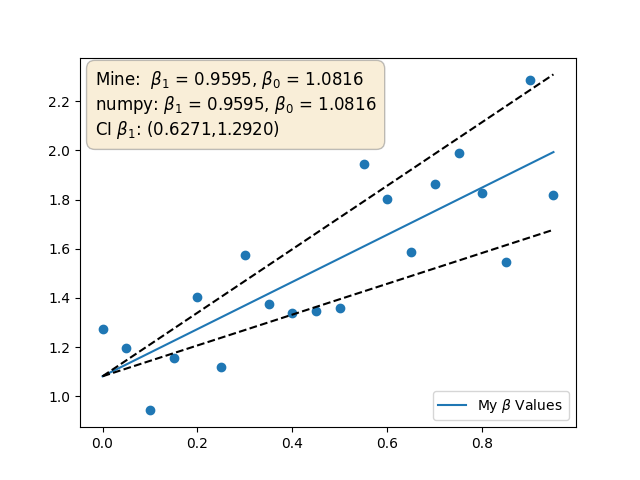

This figure's Python source:
import numpy as np
import matplotlib.pyplot as plt
from scipy.stats import t
n_trials = 20
n_experiemnts = 10000
beta_1 = 1
beta_0 = 1
sigma = .2
mu = 0
significance_level = .05

def part_1(n_trials: int, beta_1: float, beta_0: float, mu: float, sigma:float)-> tuple[np.array]:

    x = np.divide(np.arange(0, n_trials ),n_trials)
    epsilon = np.random.normal(mu, sigma, size = n_trials)
    y = beta_1 * x + beta_0 + epsilon

    plt.scatter(x,y)


    return x,y

def part_2(x:np.array, y:np.array)-> tuple[float]: # I didnt write down equation so i redervied from partial SSE b_1 and b_0, see HW5_1_2.png
    x_bar = x.mean(axis = 0)
    y_bar = y.mean(axis = 0)

    num = ((x - x_bar)*(y - y_bar)).sum(axis = 0)
    denom = ((x - x_bar)**2).sum(axis = 0)

    b_1 = np.divide(num, denom)
    b_0 = y_bar - b_1 * x_bar

    Y = b_1 * x + b_0
    plt.plot(x,Y, label = fr"My $\beta$ Values ")
    return b_1, b_0


def part_3(x: np.array,y: np.array)-> tuple[float]:

    return np.polyfit(x,y, deg = 1)

def part_4(x:np.array, y:np.array, significance_level:float)-> tuple[float]:
    x_bar = x.mean(axis = 0)
    y_bar = y.mean(axis = 0)
    Sxx = ((x-x_bar)**2).sum(axis = 0)
    b_1_est = ((x - x_bar) * y).sum(axis = 0) / Sxx
    b_0_est = y_bar - b_1_est * x_bar
    
    SSE = (y**2).sum(axis = 0) - b_0_est * y.sum(axis = 0) - b_1_est * (x * y).sum(axis = 0)
    s2 = SSE / (x.shape[0] - 2)
    b_1_est_std_err = np.sqrt(s2 / Sxx)
    t_crit = t.ppf((1-significance_level/2), x.shape[0]-2)
    lb =  b_1_est - t_crit  * b_1_est_std_err
    ub = b_1_est + t_crit  * b_1_est_std_err
    return lb,ub

def part_5(n_trials:int, n_experiments:int, beta_1: float, beta_0: float, mu:float, sigma:float, significance_level:float)-> None:
    x = np.repeat([np.divide(np.arange(0, n_trials ),n_trials)], n_experiments, axis = 0).T

    epsilon = np.random.normal(mu, sigma, size = (n_trials, n_experiments))
    y = beta_1 * x + beta_0 + epsilon

    b1,b0 = part_2(x,y)
    lb, ub = part_4(x,y, significance_level)

    frac_within = np.mean((lb < beta_1) & (beta_1 < ub))
    
    print(fr"frac within CI: {frac_within}")
    # Im for each sample im testing the number of points "trapped" within the confidence interval over the size of the sample
    return frac_within


def main():
    x,y = part_1(n_trials, beta_1, beta_0, mu, sigma)
    b_1,b_0        = part_2(x,y)
    np_b_1, np_b_0 = part_3(x,y)
    ci_b_1_lb, ci_b_1_ub=part_4(x,y, significance_level)
    box_properties = dict(
        boxstyle='round',       # Shape: 'round', 'square', etc.
        facecolor='wheat',      # Background color
        edgecolor='gray',       # Border color
        alpha=0.5,              # Transparency (0 to 1)
        pad=0.5                 # Padding inside the box
    )
    plt.text(
        x=0.03,                 # X coordinate (axes fraction)
        y=0.97,                 # Y coordinate (axes fraction)
        s=(fr"Mine:  $\beta_1$ = {b_1:.4f}, $\beta_0$ = {b_0:.4f}" "\n"
           fr"numpy: $\beta_1$ = {np_b_1:.4f}, $\beta_0$ = {np_b_0:.4f}" "\n"
           fr"CI $\beta_1$: ({ci_b_1_lb:.4f},{ci_b_1_ub:.4f})"),  # The text string
        fontsize=12,            # Size of the text
        bbox=box_properties,     # Appyling the bounding box
        verticalalignment='top', # Vertical alignment relative to coordinates
        transform=plt.gca().transAxes  # Place relative to axes, not data
    )

    ci_l_line = ci_b_1_lb * x  +b_0
    ci_u_line = ci_b_1_ub * x + b_0

    plt.plot(x,ci_l_line, linestyle = "--", color = 'k')    
    plt.plot(x,ci_u_line, linestyle = "--", color = 'k')    
    plt.legend()
    
    plt.savefig("HW5_1.png")
    part_5(n_trials, n_experiemnts, 1,1,0,.2,.05)
main()
